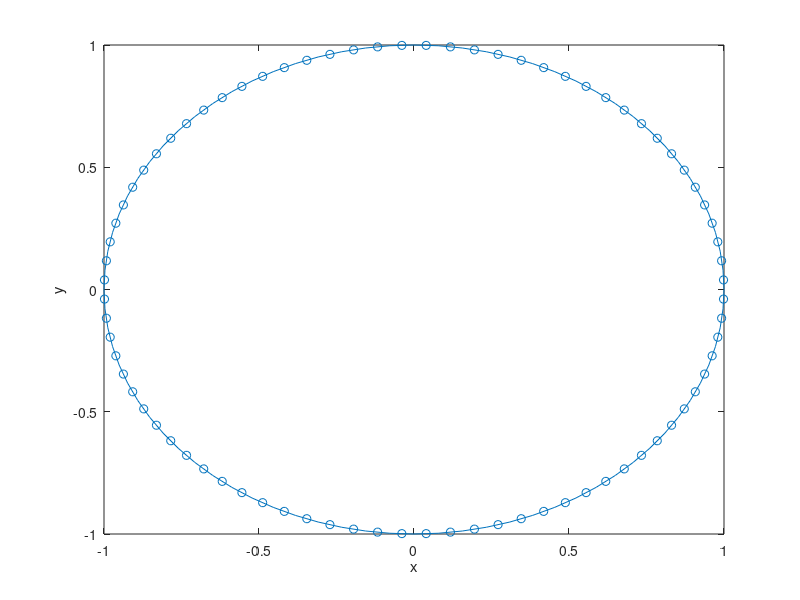
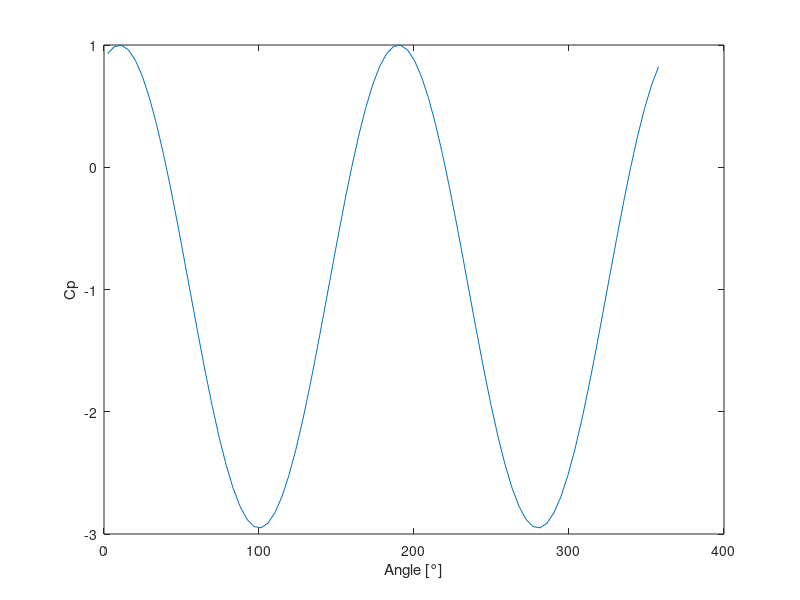

MATLAB code for these plots, in order:

% Source Potential Flow, Arbitrary shape
% From MCCORMICK p 50-54
clear; clc; close all;


% Freestream
Vinf = 1;
alfa =10;
V = [Vinf*cosd(alfa) Vinf*sind(alfa)];



% Pt coords

    % CYL
    I = 80;      % Number of panels - counts CCW
    T = 0:360/I:360;
    xpts = cosd(T);
    ypts = sind(T);



% Panel center coords
xp = diff(xpts)/2 + xpts(1:end-1);
yp = diff(ypts)/2 + ypts(1:end-1);
THETA = atan2(yp,xp);



V = repelem(V,I,1);

% S (length of panels)

S = (diff(xpts).^2 + diff(ypts).^2).^(0.5);

% Normal unit vectors

% or from book..
n = transpose([diff(ypts)./S; -diff(xpts)./S]);

% Radii
R = zeros(I^2,2);
k=0;
A = zeros(I,I);

% Create A matrix (based on all velocities summing to be tangential to
% surface)
for i=1:I
    for j=1:I
        k=k+1;
        R(k,:) = [xp(i)-xp(j) yp(i)-yp(j)];
        if i ~=j
            crk = R(k,:)/(2*pi*rssq(R(k,:))^2);
            A(i,j) = dot(crk,n(i,:));
        end
    end
end


A = A + diag(0.5*S.^(-1));      % Add Diagonals - influence of panel I on panel I 



% Set up Equation
B = dot(V,-n,2);

Q = A^(-1)*B;    % Solve for source strength

% Solve for velocity at each panel


V = [Vinf*cosd(alfa) Vinf*sind(alfa)];

for i=1:I
    VQII = (Q(i)/(2*S(i))).*n(i,:);

    VQIJ = zeros(I,2);
    for j=1:I

        R = [xp(i)-xp(j) yp(i)-yp(j)];
        if i~=j
            VQIJ(j,:) = Q(j).*R./(2*pi*rssq(R)^2);
        end
    end
    VR = V + sum(VQIJ,1) + VQII;
    VRmag(i) = rssq(VR);
    Cp(i) = 1- VRmag(i)^2;
end



%Panels for visualization

figure
plot(xpts,ypts)
xlabel('x'); ylabel('y')
hold on
scatter(xp,yp)

% Cp distribution
for i=1:I
    if THETA(i) < 0
        THETA(i) = THETA(i)+2*pi;
    end
end

figure
plot(THETA*180/pi, Cp)
xlabel('Angle [°]'); ylabel('Cp')

